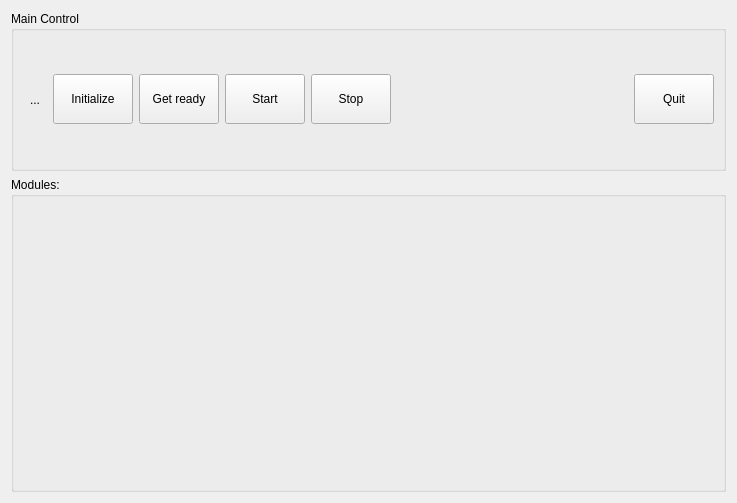
<?xml version="1.0" encoding="UTF-8"?>
<ui version="4.0">
 <class>menu_widget</class>
 <widget class="QWidget" name="menu_widget">
  <property name="geometry">
   <rect>
    <x>0</x>
    <y>0</y>
    <width>737</width>
    <height>503</height>
   </rect>
  </property>
  <property name="windowTitle">
   <string>stateWidget</string>
  </property>
  <layout class="QVBoxLayout" name="verticalLayout_2">
   <item>
    <widget class="QGroupBox" name="grpbox_main_control">
     <property name="sizePolicy">
      <sizepolicy hsizetype="Preferred" vsizetype="Fixed">
       <horstretch>0</horstretch>
       <verstretch>0</verstretch>
      </sizepolicy>
     </property>
     <property name="minimumSize">
      <size>
       <width>0</width>
       <height>160</height>
      </size>
     </property>
     <property name="title">
      <string>Main Control</string>
     </property>
     <layout class="QHBoxLayout" name="horizontalLayout_4">
      <item>
       <widget class="QToolButton" name="btn_emergency">
        <property name="text">
         <string>...</string>
        </property>
        <property name="iconSize">
         <size>
          <width>100</width>
          <height>100</height>
         </size>
        </property>
        <property name="toolButtonStyle">
         <enum>Qt::ToolButtonIconOnly</enum>
        </property>
        <property name="autoRaise">
         <bool>true</bool>
        </property>
       </widget>
      </item>
      <item>
       <layout class="QVBoxLayout" name="v_layout">
        <item>
         <layout class="QHBoxLayout" name="h_layout">
          <item>
           <widget class="QPushButton" name="btn_initialize">
            <property name="sizePolicy">
             <sizepolicy hsizetype="Fixed" vsizetype="Maximum">
              <horstretch>0</horstretch>
              <verstretch>0</verstretch>
             </sizepolicy>
            </property>
            <property name="minimumSize">
             <size>
              <width>0</width>
              <height>50</height>
             </size>
            </property>
            <property name="text">
             <string>Initialize</string>
            </property>
           </widget>
          </item>
          <item>
           <widget class="QPushButton" name="btn_get_ready">
            <property name="minimumSize">
             <size>
              <width>0</width>
              <height>50</height>
             </size>
            </property>
            <property name="text">
             <string>Get ready</string>
            </property>
           </widget>
          </item>
          <item>
           <widget class="QPushButton" name="btn_start">
            <property name="minimumSize">
             <size>
              <width>0</width>
              <height>50</height>
             </size>
            </property>
            <property name="text">
             <string>Start</string>
            </property>
           </widget>
          </item>
          <item>
           <widget class="QPushButton" name="btn_stop">
            <property name="minimumSize">
             <size>
              <width>0</width>
              <height>50</height>
             </size>
            </property>
            <property name="text">
             <string>Stop</string>
            </property>
           </widget>
          </item>
          <item>
           <spacer name="horizontalSpacer_2">
            <property name="orientation">
             <enum>Qt::Horizontal</enum>
            </property>
            <property name="sizeHint" stdset="0">
             <size>
              <width>40</width>
              <height>20</height>
             </size>
            </property>
           </spacer>
          </item>
          <item>
           <widget class="QPushButton" name="btn_quit">
            <property name="minimumSize">
             <size>
              <width>0</width>
              <height>50</height>
             </size>
            </property>
            <property name="text">
             <string>Quit</string>
            </property>
           </widget>
          </item>
         </layout>
        </item>
        <item>
         <layout class="QHBoxLayout" name="horizontalLayout_2">
          <property name="sizeConstraint">
           <enum>QLayout::SetFixedSize</enum>
          </property>
          <item>
           <spacer name="horizontal_spacer">
            <property name="orientation">
             <enum>Qt::Horizontal</enum>
            </property>
            <property name="sizeHint" stdset="0">
             <size>
              <width>40</width>
              <height>0</height>
             </size>
            </property>
           </spacer>
          </item>
         </layout>
        </item>
       </layout>
      </item>
     </layout>
    </widget>
   </item>
   <item>
    <widget class="QGroupBox" name="grpbox_modules">
     <property name="title">
      <string>Modules:</string>
     </property>
     <layout class="QGridLayout" name="gridlayout">
      <item row="0" column="0">
       <layout class="QVBoxLayout" name="module_list_layout">
        <property name="spacing">
         <number>1</number>
        </property>
       </layout>
      </item>
     </layout>
    </widget>
   </item>
  </layout>
 </widget>
 <resources/>
 <connections/>
</ui>
